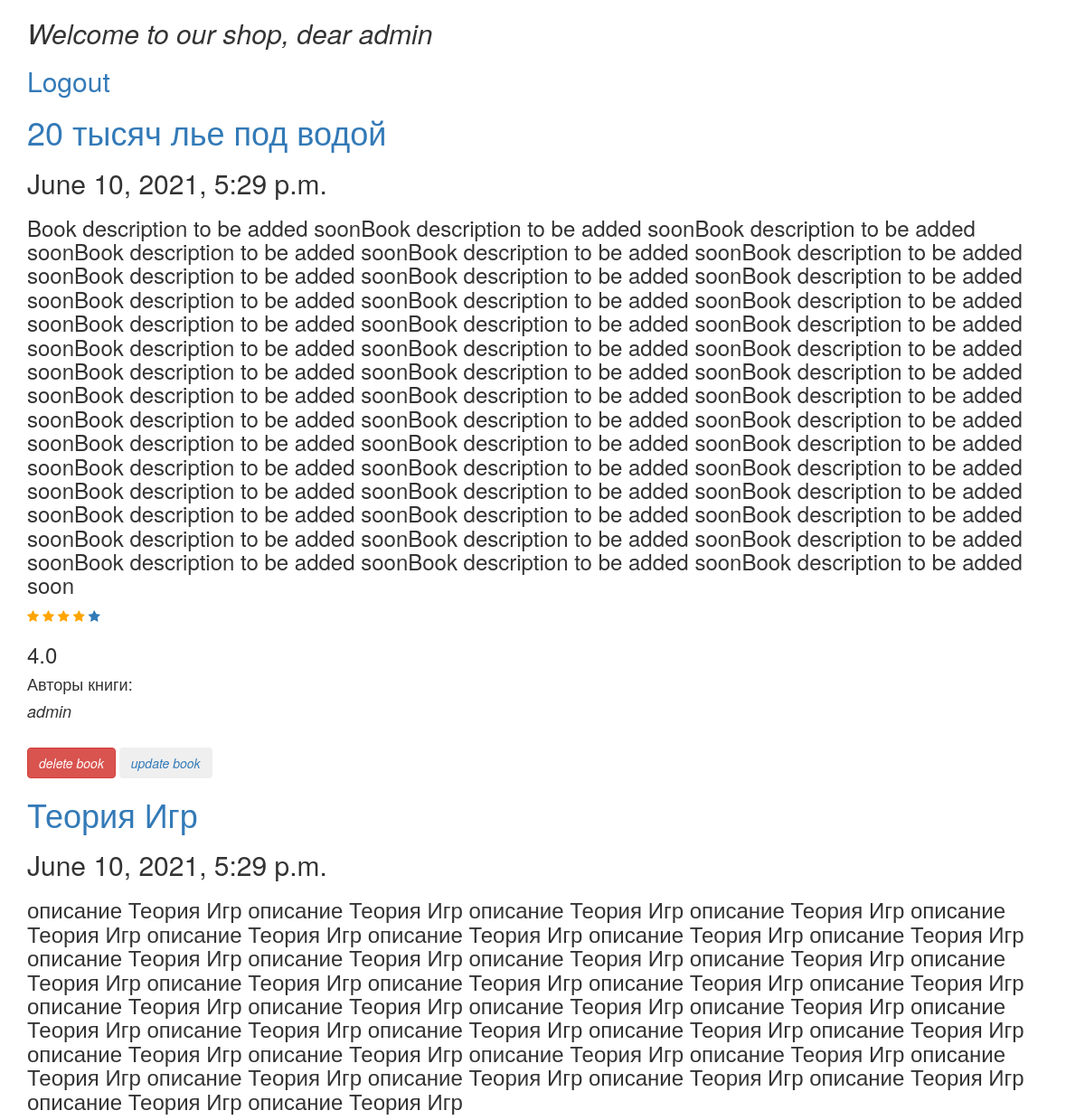
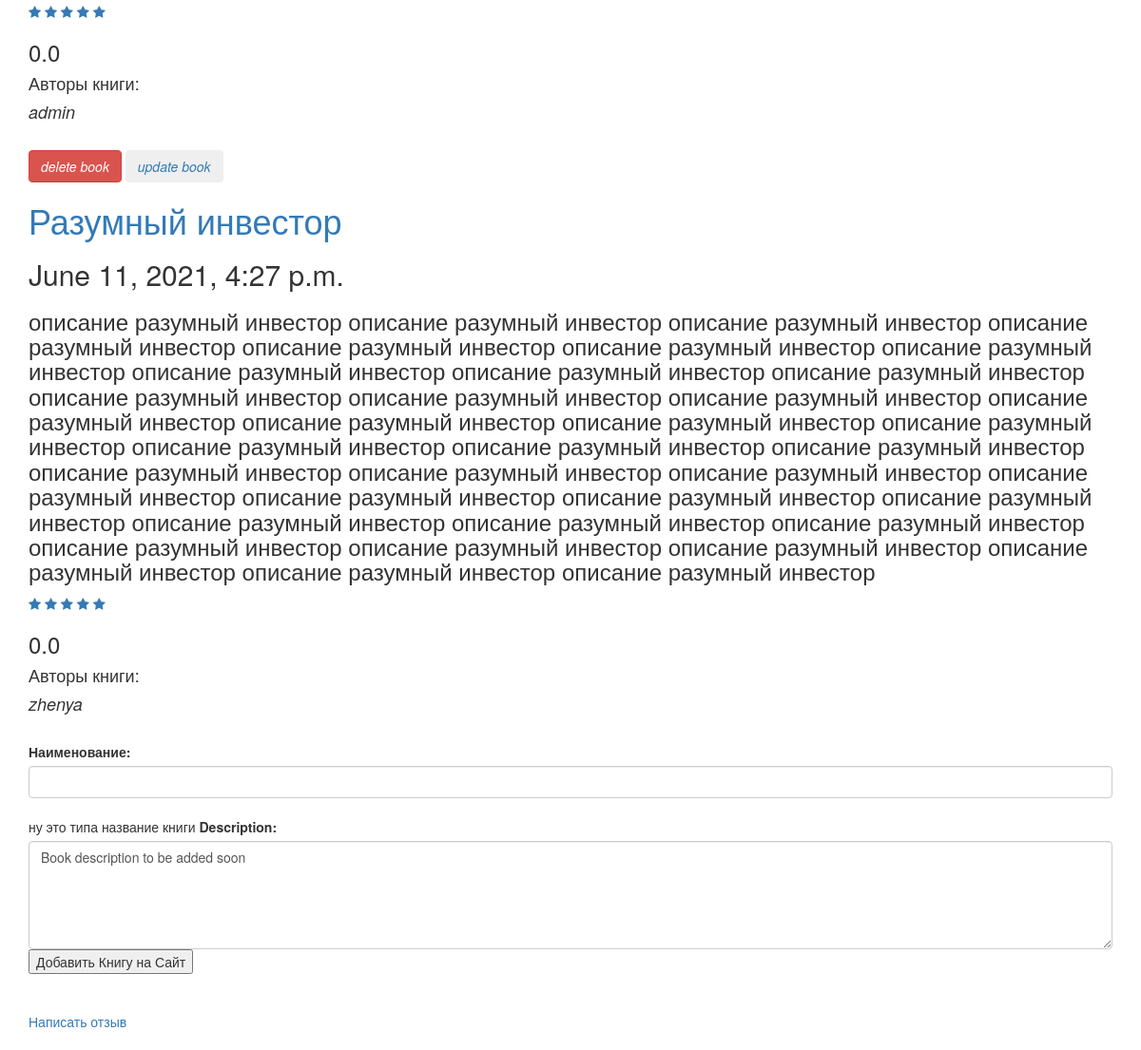
Page /books/ (signed in) on the committed database (2 pictures, top to bottom).
### manager/models.py (models this page shows, shortened)
class Book(models.Model):
    class Meta:
        verbose_name = 'книга'
        verbose_name_plural = 'книги'
    title = models.CharField(max_length=50, verbose_name='Наименование', help_text='ну это типа название книги')
    date = models.DateTimeField(auto_now_add=True, verbose_name='Дата',
                                help_text='Если нет даты, то заполняется автоматически', null=True)
    description = models.TextField(null=True, default='Book description to be added soon')
    authors = models.ManyToManyField(User, related_name='books')
    likes = models.PositiveIntegerField(null=True, default=0)
    rating = models.FloatField(null=True, default=0.0)
    total_stars = models.PositiveIntegerField(null=True, default=0)
    slug = models.SlugField(unique=True, primary_key=True)
    id = models.PositiveIntegerField(null=True, blank=True, auto_created=True)

### manager/views.py (the view)
# urls.py: path('', MainPage.as_view(), name='the-main-page')
class MainPage(View):
    def get(self, request):
        context = {}
        books: Book = Book.objects.prefetch_related('authors')
        if request.user.is_authenticated:
            is_owner = Exists(User.objects.filter(books=OuterRef('pk'), id=request.user.id))
            books = books.annotate(is_owner=is_owner)
        context['books'] = books.order_by('-rating', 'date')
        context['stars'] = range(1, 6)
        context['form'] = BookForm
        context['login_form'] = CustomAuthenticationForm
        return render(request, 'index.html', context)

### manager/templates/index.html (shortened to what this page needs)
{% extends 'main_template.html' %}
{% block main %}
{% if user.is_authenticated %}
    <i><h2> Welcome to our shop, dear {{ user }} </h2></i>
    <h2><a href="{% url 'logout' %}"> Logout </a></h2>
{% else %}
<a href="{% url 'login_page' %}"> Войти/Зарегистрироваться </a>
{% endif %}
    {% for book in books %}
        <a href="{% url 'book_detail' slug=book.slug %}"><h1> {{ book.title }} </h1></a>
        <h2> {{ book.date }} </h2>
        <h3> {{ book.description }} </h3>
      {% for i in stars %}
        {% if book.rating >= i  %}
            <a href="{% url 'add_rate' slug=book.slug rate=i %}"><span class="fa fa-star checked"></span></a>
        {% else %}
            <a href="{% url 'add_rate' slug=book.slug rate=i %}"><span class="fa fa-star"></span></a>
        {% endif%}
    {% endfor %}
    <h3> {{ book.rating }} </h3>
        {% for author in book.authors.all %}
            <h4> Авторы книги:  </h4>
            <i><h4> {{ author }}</h4></i>
        {% endfor %}
        <br>
        {% if book.is_owner %}
            <a href="{% url 'delete_book' slug=book.slug %}">
                <i>
                    <input class="btn btn-danger" type="button" value="delete book" >
                </i>
            </a>
            <a href="{% url 'update_book' slug=book.slug %}">
                <i>
                    <input class="btn btn-light" type="button" value="update book" >
                </i>
            </a>
        {% endif %}
    {% endfor %}
{% if user.is_authenticated %}
<form action="{% url 'add_book' %}" method="post">
    {{ form }}
    <input type="submit" value="Добавить Книгу на Сайт">
</form>
{% endif %}
<br><br>
<a href="{% url 'feedback_page' %}"> Написать отзыв </a>
<br><br>
{% endblock %}

### manager/templates/main_template.html (style rules this page uses)
.checked { color: orange; }

### rows in the picture
Book: title "20 тысяч лье под водой", date "June 10, 2021, 5:29 p.m.", description "Book description to be added soonBook description to be added soonBook description to be added soonBook description to be added soonBook description to be added soonBook description to be added soonBook description to be added soonBook description to be added soonBook description to be added soonBook description to be added soonBook description to be added soonBook description to be added soonBook description to be added soonBook description to be added soonBook description to be added soonBook description to be added soonBook description to be added soonBook description to be added soonBook description to be added soonBook description to be added soonBook description to be added soonBook…", rating "4.0"
Book: title "Теория Игр", date "June 10, 2021, 5:29 p.m.", description "описание Теория Игр описание Теория Игр описание Теория Игр описание Теория Игр описание Теория Игр описание Теория Игр описание Теория Игр описание Теория Игр описание Теория Игр описание Теория Игр описание Теория Игр описание Теория Игр описание Теория Игр описание Теория Игр описание Теория Игр описание Теория Игр описание Теория Игр описание Теория Игр описание Теория Игр описание Теория Игр описание Теория Игр описание Теория Игр описание Теория Игр описание Теория Игр описание Теория Игр описание Теория Игр описание Теория Игр описание Теория Игр описание Теория Игр описание Теория Игр описание Теория Игр описание Теория Игр описание Теория Игр описание Теория Игр описание Теория Игр…", rating "0.0"
Book: title "Разумный инвестор", date "June 11, 2021, 4:27 p.m.", description "описание разумный инвестор описание разумный инвестор описание разумный инвестор описание разумный инвестор описание разумный инвестор описание разумный инвестор описание разумный инвестор описание разумный инвестор описание разумный инвестор описание разумный инвестор описание разумный инвестор описание разумный инвестор описание разумный инвестор описание разумный инвестор описание разумный инвестор описание разумный инвестор описание разумный инвестор описание разумный инвестор описание разумный инвестор описание разумный инвестор описание разумный инвестор описание разумный инвестор описание разумный инвестор описание разумный инвестор описание разумный инвестор описание разумный…", rating "0.0"

### other values in the picture
{{ user }} "admin"
{{ author }} "admin"
{{ author }} "zhenya"
